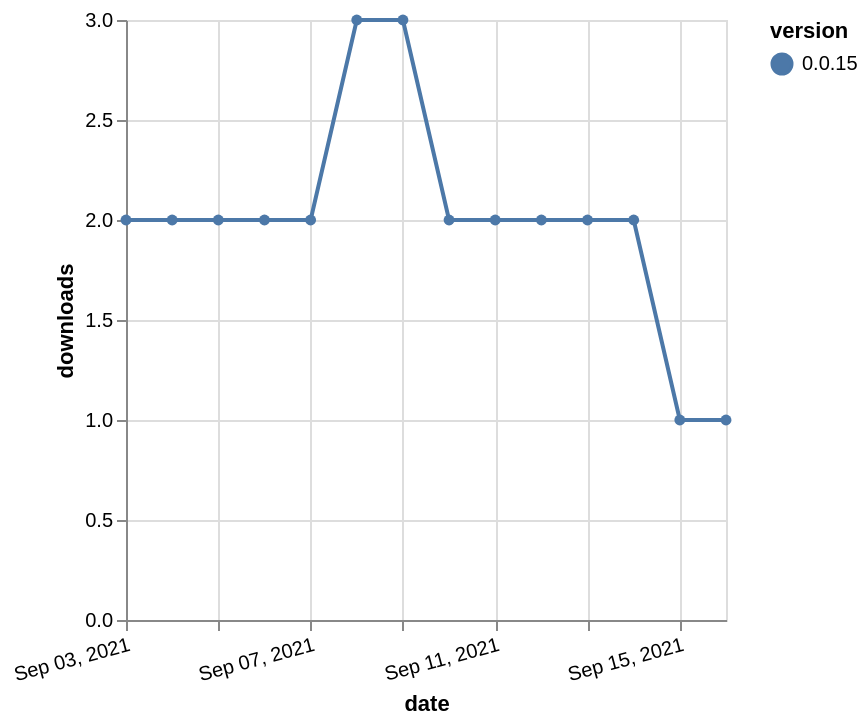

Specify this chart in Vega-Lite:
### Vega-Lite specification from a JSON file in a GitHub repository (floating-point values rounded to 4 significant figures)
{"$schema": "https://vega.github.io/schema/vega-lite/v5.json", "description": "A simple bar chart with embedded data.", "data": {"values": [{"date": "2021-09-03", "total": 2887, "delta": 2, "version": "0.0.15"}, {"date": "2021-09-04", "total": 2889, "delta": 2, "version": "0.0.15"}, {"date": "2021-09-05", "total": 2891, "delta": 2, "version": "0.0.15"}, {"date": "2021-09-06", "total": 2893, "delta": 2, "version": "0.0.15"}, {"date": "2021-09-07", "total": 2895, "delta": 2, "version": "0.0.15"}, {"date": "2021-09-08", "total": 2898, "delta": 3, "version": "0.0.15"}, {"date": "2021-09-09", "total": 2901, "delta": 3, "version": "0.0.15"}, {"date": "2021-09-10", "total": 2903, "delta": 2, "version": "0.0.15"}, {"date": "2021-09-11", "total": 2905, "delta": 2, "version": "0.0.15"}, {"date": "2021-09-12", "total": 2907, "delta": 2, "version": "0.0.15"}, {"date": "2021-09-13", "total": 2909, "delta": 2, "version": "0.0.15"}, {"date": "2021-09-14", "total": 2911, "delta": 2, "version": "0.0.15"}, {"date": "2021-09-15", "total": 2912, "delta": 1, "version": "0.0.15"}, {"date": "2021-09-16", "total": 2913, "delta": 1, "version": "0.0.15"}]}, "width": "container", "mark": {"type": "line", "point": {"filled": true}}, "encoding": {"x": {"field": "date", "type": "temporal", "timeUnit": "yearmonthdate", "title": "date", "axis": {"labelAngle": -15}}, "y": {"field": "delta", "type": "quantitative", "title": "downloads"}, "color": {"field": "version", "type": "nominal"}, "tooltip": {"field": "delta"}}}
